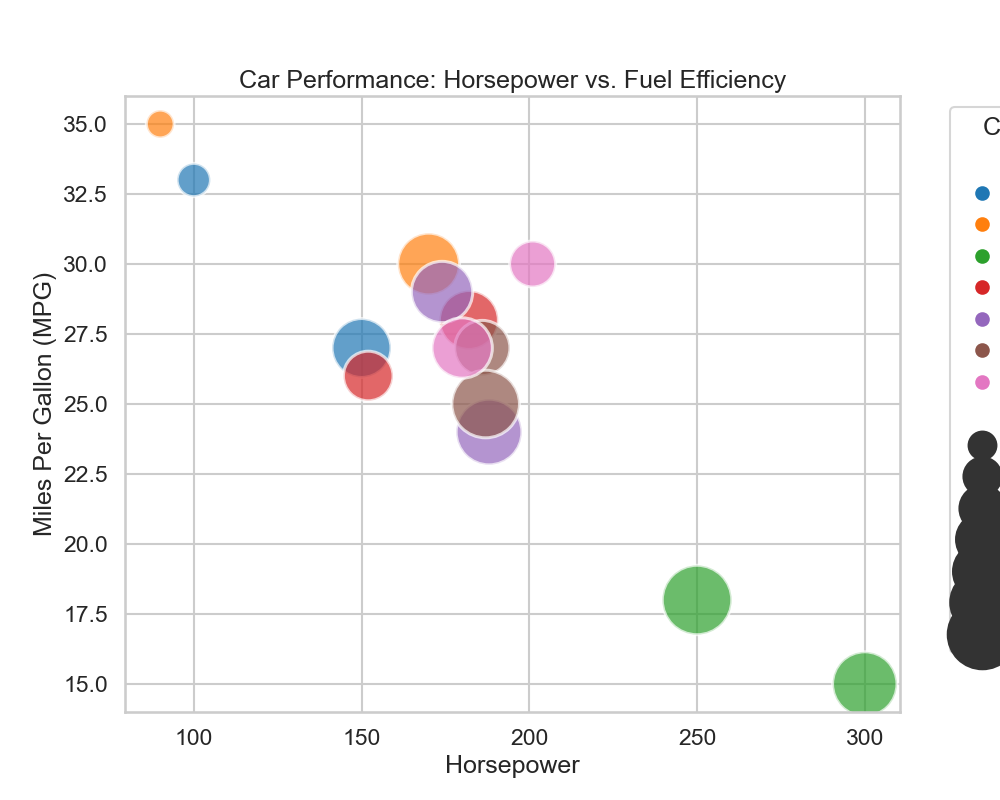

Generate this figure with Python:

import seaborn as sns
import pandas as pd
import matplotlib.pyplot as plt

# Define the data for the bubble chart in a DataFrame
data = {
    'Model': ['Civic', 'Accord', 'Camry', 'Corolla', 'Mustang', 'Charger',
              'Impreza', 'Forester', 'A4', 'Passat', 'Mazda3', 'CX-5', 
              'Veloster', 'Sonata'],
    'Horsepower': [100, 150, 170, 90, 300, 250, 152, 182, 188, 174, 186, 187, 201, 180],
    'Weight': [2500, 3200, 3300, 2400, 3400, 3600, 2900, 3200, 3450, 3285, 3075, 3525, 2800, 3250],
    'MPG': [33, 27, 30, 35, 15, 18, 26, 28, 24, 29, 27, 25, 30, 27],
    'Origin': ['#AA336A', '#AA336A', '#3355AA', '#3355AA', '#AA8F33', '#AA8F33',
               '#33AA72', '#33AA72', '#5555AA', '#5555AA', '#7733AA', '#7733AA',
               '#AA3377', '#AA3377']
}

df = pd.DataFrame(data)

# Set the size of the bubble chart
plt.figure(figsize=(10, 8))

# Create the bubble chart
bubble_chart = sns.scatterplot(data=df, x='Horsepower', y='MPG', 
                               size='Weight', hue='Origin', 
                               sizes=(400, 2500), edgecolor='w', alpha=0.7)

# Customize the axes and title
plt.xlabel('Horsepower')
plt.ylabel('Miles Per Gallon (MPG)')
plt.title('Car Performance: Horsepower vs. Fuel Efficiency')
plt.legend(title='Car Origin', bbox_to_anchor=(1.05, 1), loc=2)

# Show the plot
plt.show()
